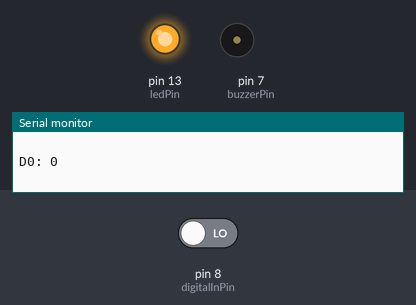
Recording of a sketch running on a simulated Arduino Uno, built with avr-gcc and run on an emulated ATmega328P. Parts: output pins drawn as LEDs (lit = HIGH), buzzer (waves = sounding), the last lines printed to the serial monitor. The inputs (shaded band) are chosen by the test bench; at power-on: pin 8 (digitalInPin) LOW.

Above: at 1.8 s.
1.9 s: pin 8 (digitalInPin) driven HIGH
At 3.0 s:
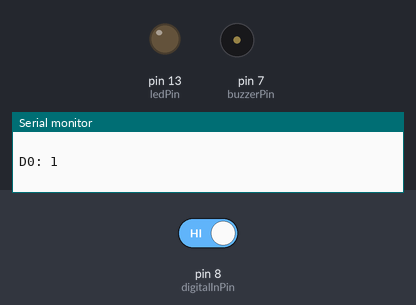
3.5 s: pin 8 (digitalInPin) driven LOW
At 3.6 s:
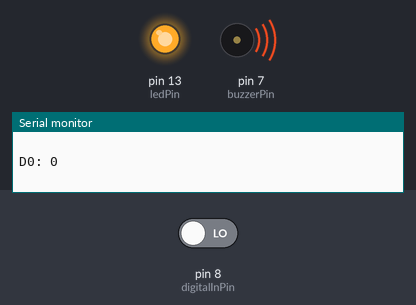
Timing chart, 0 to 12.5 s (numbered marks = the images above; inputs shaded):
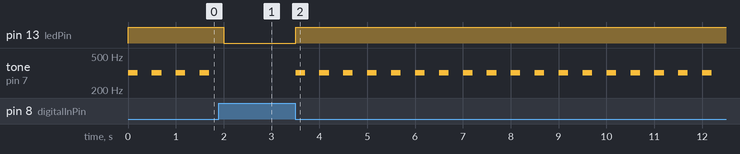

Measured:
- after the input at 1.9 s, pin 13 (ledPin): HIGH → LOW after 0.10 s; tone on pin 7 (buzzerPin): stops changing and stays silent
- after the input at 3.5 s, pin 13 (ledPin): LOW → HIGH at once; tone on pin 7 (buzzerPin): alternates 320 Hz for 0.20 s and silent for 0.30 s, starting at once
- by itself, tone on pin 7 (buzzerPin): alternates 320 Hz for 0.20 s and silent for 0.30 s

The sketch:

Flame_Alarm.ino
```cpp
/***********************************************
 * 湖南创乐博智能科技有限公司
 * name:Flame Alarm
 * function:ignite a lighter near the flame sensor.
 * Then the buzzer will beep,
 * and the LED on the flame sensor module and that attached to pin 13 of the Arduino board will light up.
 * connection:
 * flame sensor module             Arduino Uno R3
 * D0                                   8
 * VCC                                  5V
 * GND                                  GND
 * Buzzer Module                     Arduino Uno R3
 * SIG                                   7
 * VCC                                  5V
 * GND                                  GND
 ***************************************************/
const int digitalInPin = 8; //D0 attach to digital 8
const int ledPin = 13; //pin13 built-in led
const int buzzerPin=7;  //buzzer attach to digital 7

void setup()
{
  //set the pins state
  pinMode(digitalInPin,INPUT);
  pinMode(ledPin,OUTPUT);
  pinMode(buzzerPin,OUTPUT);
  Serial.begin(9600);//initialize serial

}

void loop()
{
  boolean stat = digitalRead(digitalInPin);
  Serial.print("D0: ");
  Serial.println(stat); // print to serial monitor
  Serial.println(" ");
  if(stat == HIGH)
  {
    digitalWrite(ledPin,LOW);
    noTone(7);//if you want to play different pitches on multiple pins, you need to call noTone() on one pin before calling tone() on the next pin.
  }
  if(stat == LOW)
  {
    digitalWrite(ledPin,HIGH);
    tone(7,320,200);//in pin7 generate a tone ,it's frequency is 320hz and the duration of the tone is 500 milliseconds
  }
  delay(500); // used to slow down readings while calibrating
}
```
